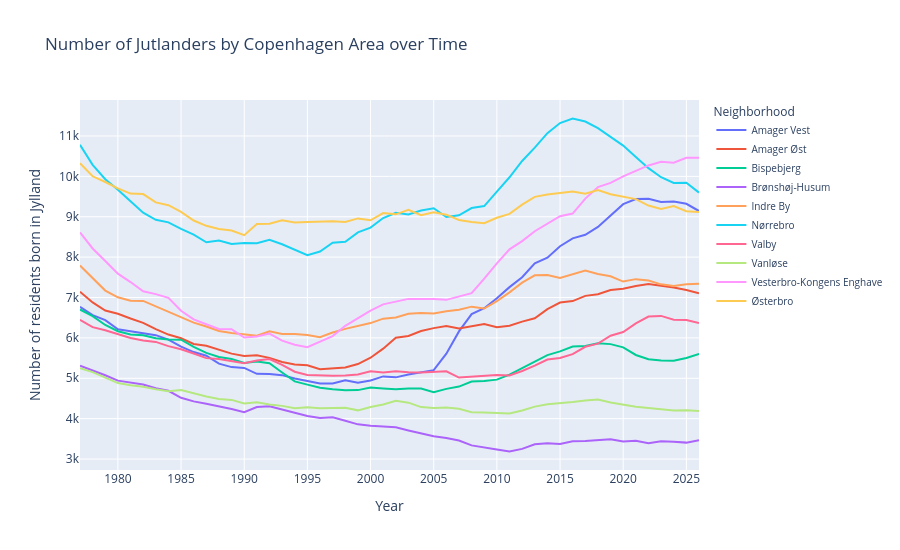

Notebook source saved alongside this figure:
### Code cell
# Total Jylland residents per neighborhood per year (all years, all Jylland regions summed)
jyl_by_year = (
    df_jyl.groupby("navn")[years]
    .sum()
    .T  # rows = years, columns = neighborhoods
    .reset_index()
    .rename(columns={"index": "year"})
)

print(jyl_by_year.head())
jyl_long = jyl_by_year.melt(id_vars="year", var_name="Neighborhood", value_name="Residents")
jyl_long["year"] = jyl_long["year"].astype(int)

# Drop non-geographic catch-all area
jyl_long = jyl_long[~jyl_long["Neighborhood"].str.contains("uden for", case=False, na=False)]

fig_line = px.line(
    jyl_long,
    x="year",
    y="Residents",
    color="Neighborhood",
    title="Number of Jutlanders by Copenhagen Area over Time",
    labels={"year": "Year", "Residents": "Number of residents born in Jylland"},
    markers=False,
)
fig_line.update_layout(
    height=550,
    xaxis=dict(dtick=5),
    legend=dict(title="Neighborhood", font=dict(size=10)),
    hovermode="x unified",
)
fig_line.show()
fig_line.write_html("time_plot.html")
